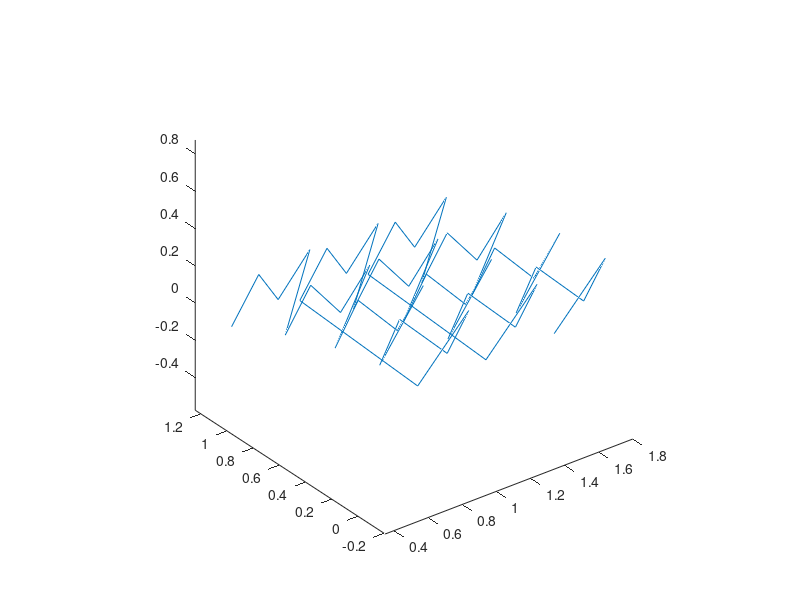

Write MATLAB code to recreate this figure.
dtheta = 5/180*pi;
dR = 0.3;
theta = 0;
R = 1.5;
Z = 0;
dZ = 0.3;
P = [R*cos(theta), R*sin(theta),Z]';
N = 4;
for i = 1:4*N
    k = mod(i-1,4);
    if (k == 0)
        R = R + dR;
        Z = Z + dZ;
    elseif (k==2)
        R = R - dR;
        Z = Z + dZ;
    else
        theta = theta + dtheta;
        Z = Z - dZ;
    end
    newP = [R*cos(theta), R*sin(theta),Z]';
    P = [P, newP];
end
newP = P - [0.4,0.0,0]';
newP2 = P - [0.8,0.0,0]';
P = [P, newP, newP2];

plot3(P(1,:),P(2,:),P(3,:))
axis equal